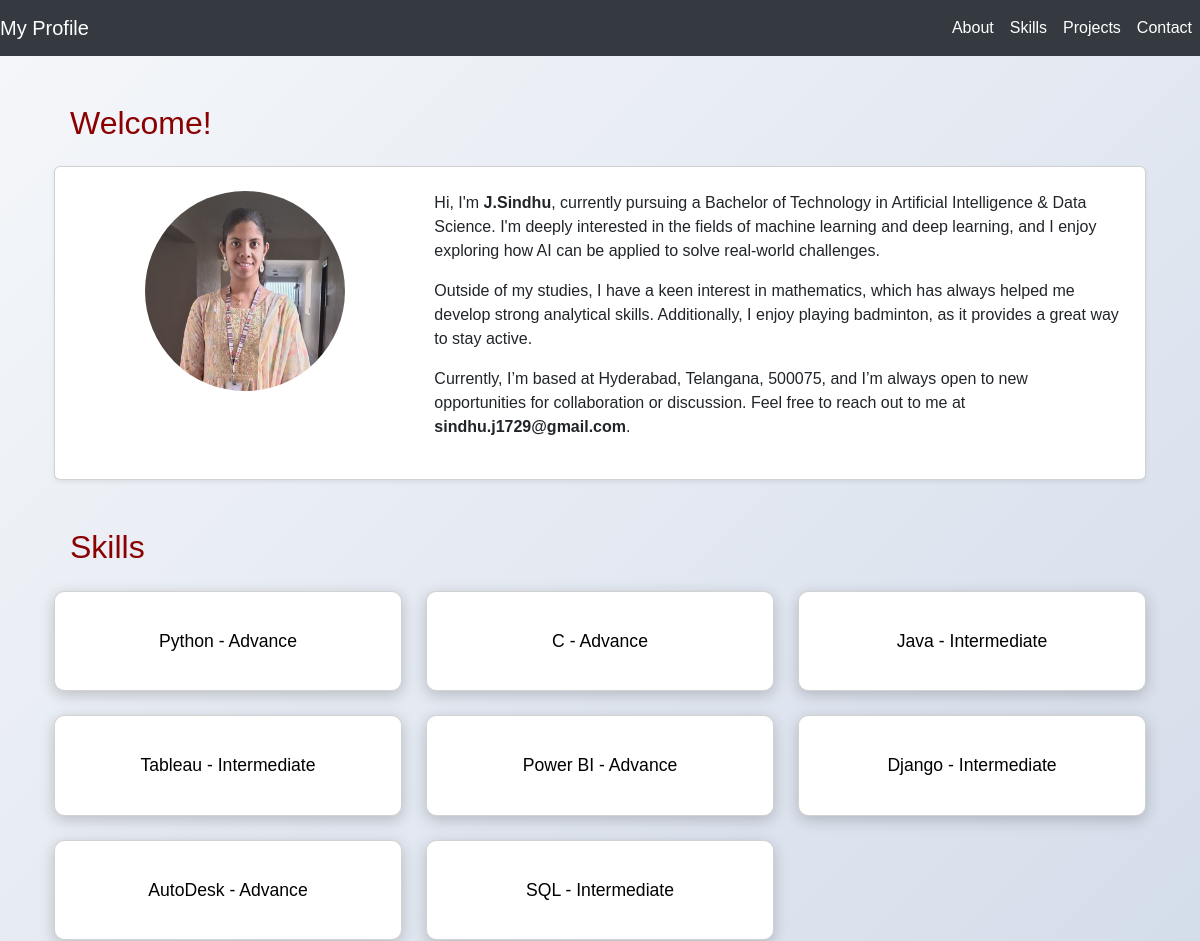
Before: / (upper part) with the older database file.
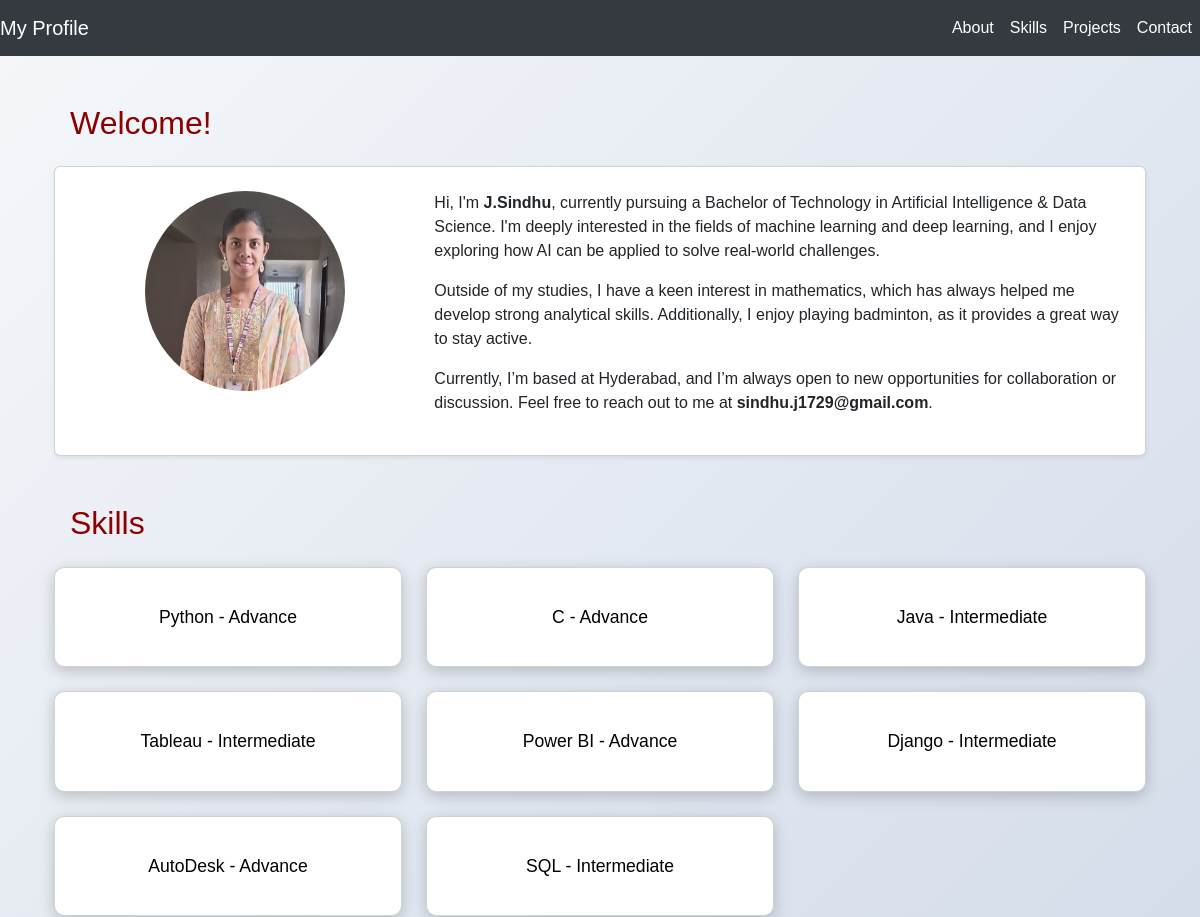
After: the same page with the newer database file.
### app_19_3/models.py (models this page shows)
class PersonalInfo(models.Model):
    name = models.CharField(max_length=100)
    age = models.IntegerField()
    dob = models.DateField()
    email = models.EmailField()
    gender = models.CharField(max_length=10)
    languages = models.CharField(max_length=255)
    address = models.CharField(max_length=255)
    hobbies = models.CharField(max_length=255)
    profile_picture = models.ImageField(upload_to='profile_pics/', null=True, blank=True)

class Skill(models.Model):
    name = models.CharField(max_length=100)
    level = models.CharField(max_length=100)

### app_19_3/views.py (the view)
# urls.py: path('', views.home, name='home'),
def home(request):
    personal_info = PersonalInfo.objects.first()
    qualifications = Qualification.objects.all()
    skills = Skill.objects.all()
    projects = Project.objects.all()
    return render(request, 'home.html', {
        'personal_info': personal_info,
        'qualifications': qualifications,
        'skills': skills,
        'projects': projects,
    })

### templates/home.html (shortened to what this page needs)
{% extends 'base.html' %}
{% load static%}
{% block content %}
<div class="container">
    <section id="about" class="mb-5">
        <h2 class="mb-4 ms-3" style="color: #8B0000;">Welcome!</h2>
        <div class="card p-4 shadow-sm">
            <div class="row">
                <div class="col-md-4 text-center">
                    <img src="{% static '\profile.jpg' %}" alt="My Photo" class="rounded-circle img-fluid mb-3" style="max-width: 200px;">
                </div>
                <div class="col-md-8">
                    <p>Hi, I'm <strong>{{ personal_info.name }}</strong>, currently pursuing a Bachelor of Technology in Artificial Intelligence & Data Science. I'm deeply interested in the fields of machine learning and deep learning, and I enjoy exploring how AI can be applied to solve real-world challenges.</p>
<p>Outside of my studies, I have a keen interest in mathematics, which has always helped me develop strong analytical skills. Additionally, I enjoy playing badminton, as it provides a great way to stay active.</p>
<p>Currently, I’m based at {{ personal_info.address }}, and I’m always open to new opportunities for collaboration or discussion. Feel free to reach out to me at <strong>{{ personal_info.email }}</strong>.</p>
</div>
            </div>
        </div>
    </section>
    <section id="skills" class="mb-5">
        <h2 class="mb-4 ms-3" style="color: #8B0000;">Skills</h2>
        <div class="row row-cols-2 row-cols-md-3 g-4">
            {% for skill in skills %}
            <div class="col">
                <div class="card universal-card h-100">
                    <div class="card-body text-center">
                        <p class="card-text">{{ skill.name }} - {{ skill.level }}</p>
                    </div>
                </div>
            </div>
            {% endfor %}
        </div>
    </section>
</div>
{% endblock %}

### templates/base.html (shortened to what this page needs)
<!DOCTYPE html>
<html lang="en">
<head>
    <link href="https://cdn.jsdelivr.net/npm/bootstrap@5.3.0-alpha1/dist/css/bootstrap.min.css" rel="stylesheet">
    <link rel="stylesheet" href="https://cdnjs.cloudflare.com/ajax/libs/font-awesome/6.0.0-beta3/css/all.min.css">
</head>
<body>
    <nav class="navbar navbar-expand-lg navbar-dark">
        <a class="navbar-brand" href="#">My Profile</a>
        <div class="collapse navbar-collapse" id="navbarNav">
            <ul class="navbar-nav ms-auto">
                <li class="nav-item">
                    <a class="nav-link" href="#about">About</a>
                </li>
                <li class="nav-item">
                    <a class="nav-link" href="#skills">Skills</a>
                </li>
                <li class="nav-item">
                    <a class="nav-link" href="#projects">Projects</a>
                </li>
                <li class="nav-item">
                    <a class="nav-link" href="#contact">Contact</a>
                </li>
            </ul>
        </div>
    </nav>
    <div class="container my-5">
        {% block content %}{% endblock %}
    </div>
</body>
</html>

### templates/base.html (style rules this page uses)
.universal-card { background-color: #ffffff; color: #000000; border-radius: 10px; padding: 20px; transition: transform 0.3s ease, box-shadow 0.3s ease; box-shadow: 0px 4px 15px rgba(0, 0, 0, 0.2); width: 100%; }
.universal-card .card-text { font-size: 1.1rem; color: #000000; }
body { background: linear-gradient(135deg, #f5f7fa, #c3cfe2); font-family: Arial, sans-serif; }
.navbar { background-color: #343a40; }
.navbar-brand, .nav-link { color: #fff !important; }

Changed rows visible on the page:
changed PersonalInfo "J.Sindhu": address "Hyderabad, Telangana, 500075" → "Hyderabad"
